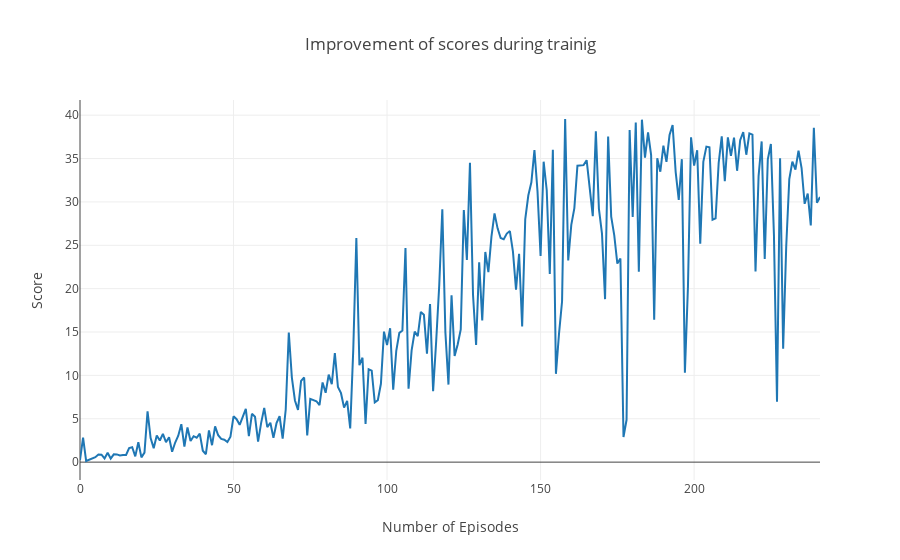

The code cell stored with this chart in its notebook:
### Code cell
data = [go.Scatter(x=np.arange(len(scores)), y=scores)]
layout = dict(
    title = 'Improvement of scores during trainig',
    xaxis = dict(title = 'Number of Episodes'),
    yaxis = dict(title = 'Score'),
)

fig = dict(data=data, layout=layout)
iplot(fig)

### Figure 1 — Plotly figure (JSON) as saved in the notebook; plotly's stock layout.template omitted (floating-point values rounded to 4 significant figures; data arrays with more than 128 entries replaced by an {"elided": "..."} marker saying what was removed)
{"data": [{"type": "scatter", "x": {"elided": "242 int values"}, "y": {"elided": "242 float values"}}], "layout": {"title": "Improvement of scores during trainig", "xaxis": {"title": "Number of Episodes"}, "yaxis": {"title": "Score"}}}
